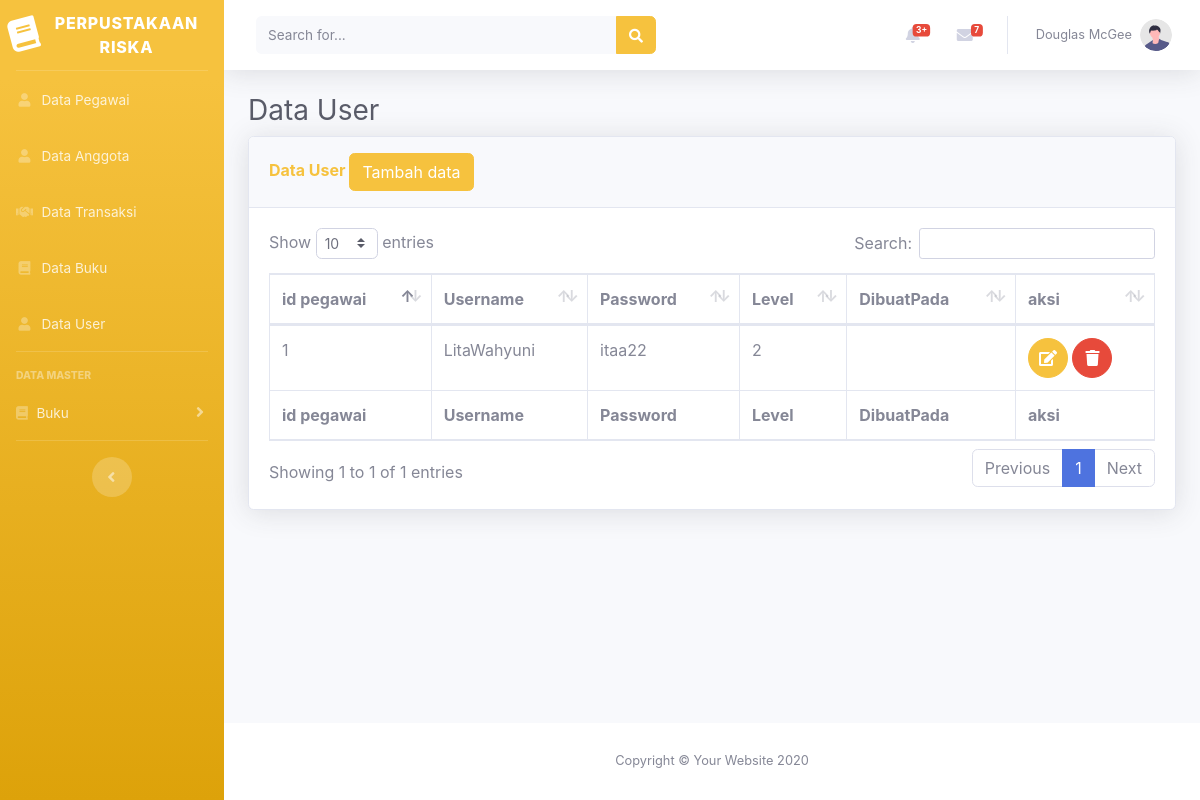
Page /perpustakaan_riska/beranda.php?page=user on the committed database.
### tables this page shows
CREATE TABLE `tabel_user` (
  `id_user` int(5) NOT NULL,
  `id_pegawai` int(5) NOT NULL,
  `username` varchar(50) NOT NULL,
  `password` varchar(50) NOT NULL,
  `level` int(1) NOT NULL,
  `dibuat pada` datetime NOT NULL
);

### perpustakaan_riska/views/user/user.php (the view)
<div class="container-fluid">
    <h1 class="h3 mb-2 text-gray-800">Data User</h1>
    <div class="card shadow mb-4">
        <div class="card-header py-3">
            <h6 class="m-0 font-weight-bold text-warning">Data User
            <a href="beranda.php?page=user&aksi=add">
                <button class= "btn btn-warning">Tambah data</button>
                </a>
            </h6>
        </div>
        <div class="card-body">
            <div class="table-responsive">
                <table class="table table-bordered" id="dataTable" width="100%" cellspacing="0">
                    <thead>
                    <tr>
                            <th>id pegawai</th>
                            <th>Username</th>
                            <th>Password</th>
                            <th>Level</th>
                            <th>DibuatPada</th>
                            <th>aksi</th>
                        </tr>
                    </thead>
                    <tfoot>
                            <th>id pegawai</th>
                            <th>Username</th>
                            <th>Password</th>
                            <th>Level</th>
                            <th>DibuatPada</th>
                            <th>aksi</th>
                    </tfoot>
                    <tbody>
                    <?php
                            $sql = "select * from tabel_user";
                            $show = $db->query($sql);
                            foreach ($show as $agt):
                       ?>
                        <tr>
                            <td><?php echo $agt["id_pegawai"]?></td>
                            <td><?php echo $agt["username"]?></td>
                            <td><?php echo $agt["password"]?></td>
                            <td><?php echo $agt["level"]?></td>
                            <td><?php echo $agt["dibuatpada"]?></td>
                            <td>
                <a href="beranda.php?page=user&aksi=edit&id=<?php echo $agt['id_user']?>"
                    class="btn btn-warning btn-circle">
                    <i class="fas fa-edit"></i>
                </a>
                <a href="model/user/prosesdeleteuser.php?id=<?php echo $agt['id_user']?>"
                    class="btn btn-danger btn-circle">
                    <i class="fas fa-trash"></i>
                </a>
            </td>
                        <?php endforeach ; ?>
                    </tbody>
                </table>
            </div>
        </div>
    </div>
</div>

### rows in the picture
tabel_user: id_pegawai "1", username "LitaWahyuni", password "itaa22", level "2"
